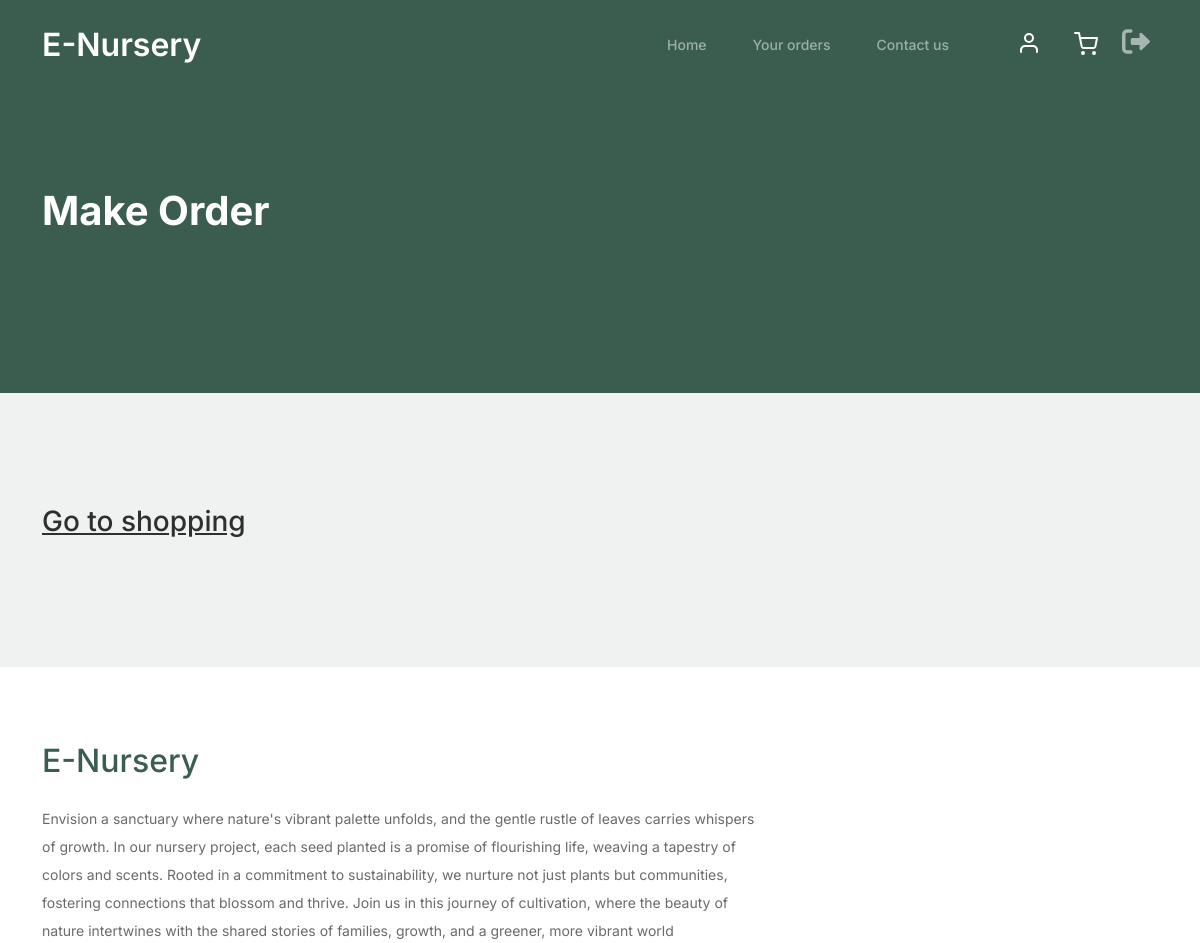
The page /make_purchase (signed in, upper part) on the database as committed earlier.
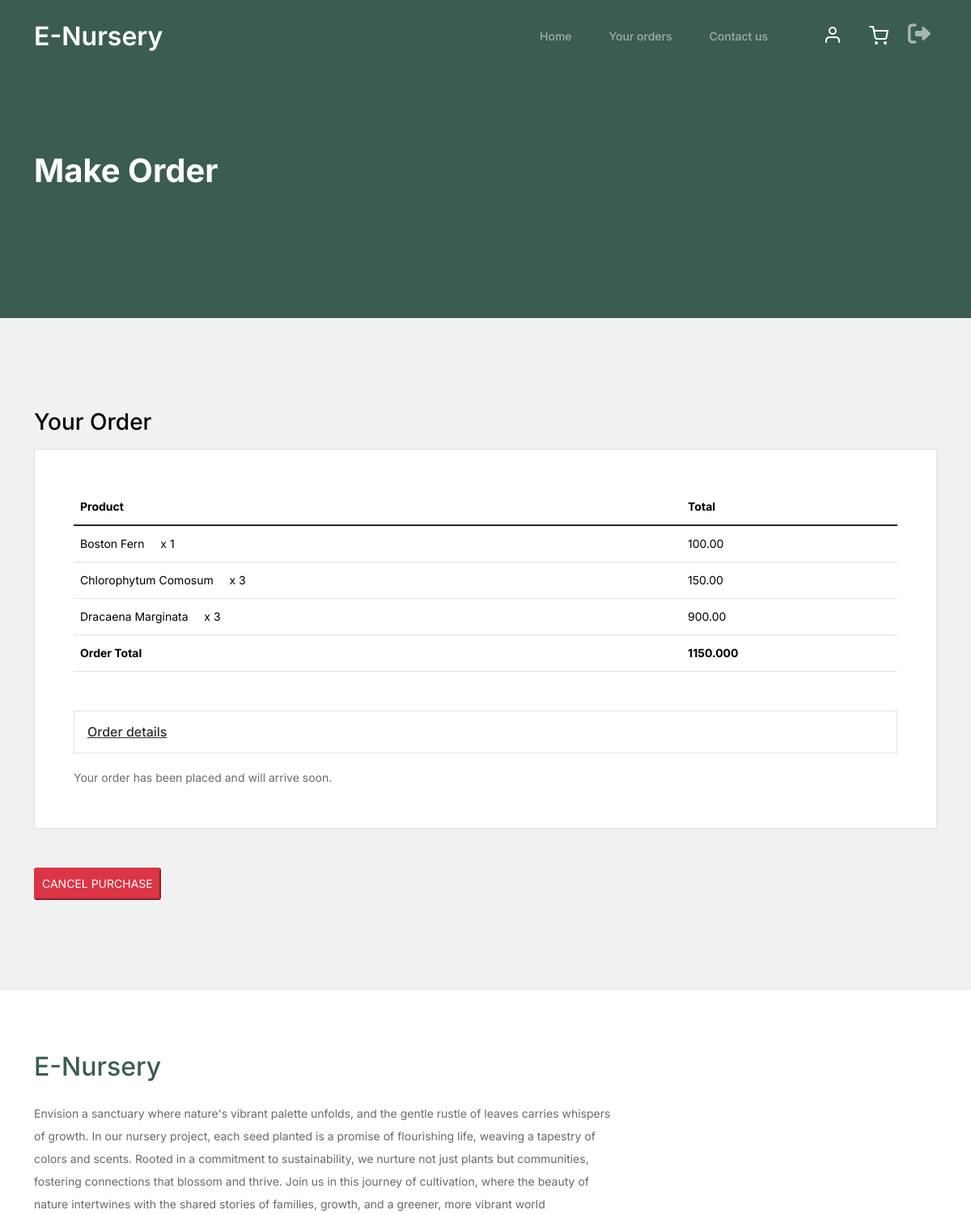
The same page on the database as committed later.
### products/models.py (models this page shows, shortened)
class PurchaseItem(models.Model):
    purchase = models.ForeignKey(Purchase, on_delete=models.CASCADE)
    product = models.ForeignKey(Products, on_delete=models.CASCADE)
    quantity = models.PositiveIntegerField()
    unit_price = models.DecimalField(max_digits= 10, decimal_places=2, validators=[MinValueValidator(0)])

class Products(models.Model):
    product_name = models.CharField(max_length=255)
    product_price = models.DecimalField(max_digits=10, decimal_places=3, validators=[MinValueValidator(0)])
    product_quantity = models.PositiveIntegerField()
    product_image = models.ImageField(upload_to='product_images/')

class Purchase(models.Model):
    customer = models.ForeignKey(Customers, on_delete = models.CASCADE)
    products = models.ManyToManyField(Products, through='PurchaseItem')
    total_amount = models.DecimalField(max_digits = 12, decimal_places = 3, validators = [MinValueValidator(0)])
    purchase_date = models.DateTimeField(auto_now_add = True)
    address = models.TextField(blank=True)

### users/views.py (the view)
# urls.py: path('make_purchase', views.make_purchase, name="make_purchase"),
def make_purchase(request):
    user = request.user
    purchases = Purchase.objects.filter(customer=user)
    if purchases.exists():
        purchase_items_list = []
        for purchase in purchases:
            purchase_items = purchase.purchaseitem_set.all()
            purchase_items_list.append({
                'purchase': purchase,
                'purchase_items': purchase_items,
            })
        context = {
            'purchase_items_list': purchase_items_list,
        }
        return render(request, 'users/make_purchase.html', context)
    else:
        return render(request, 'users/make_purchase.html')

### templates/users/make_purchase.html (shortened to what this page needs)
{% extends 'base.html' %}
{% block content %}
<div class="hero">
  <div class="container">
    <div class="row justify-content-between">
      <div class="col-lg-5">
        <div class="intro-excerpt">
          <h1>Make Order</h1>
        </div>
      </div>
    </div>
  </div>
</div>
<div class="untree_co-section">
  <div class="container">
    {% if purchase_items_list %}
      <div class="row mb-5">
        <div class="col-md-12">
          <h2 class="h3 mb-3 text-black">Your Order</h2>
          <div class="p-3 p-lg-5 border bg-white">
            <table class="table site-block-order-table mb-5">
              <thead>
                <th>Product</th>
                <th>Total</th>
              </thead>
              <tbody>
                {% for purchase_info in purchase_items_list %}
                  {% for purchase_item in purchase_info.purchase_items %}
                    <tr>
                      <td>
                        {{ purchase_item.product.product_name }} &nbsp; &nbsp; x {{ purchase_item.quantity }}
                      </td>
                      <td>{{ purchase_item.unit_price }}</td>
                    </tr>
                  {% endfor %}
                  <tr>
                    <td class="text-black font-weight-bold">
                      <strong>Order Total</strong>
                    </td>
                    <td class="text-black font-weight-bold">
                      <strong>{{ purchase_info.purchase.total_amount }}</strong>
                    </td>
                  </tr>
              </tbody>
            </table>
            <div class="border p-3 mb-3">
              <h3 class="h6 mb-0">
                <a
                  class="d-block"
                  data-bs-toggle="collapse"
                  href="#collapsebank"
                  role="button"
                  aria-expanded="false"
                  aria-controls="collapsebank"
                  >Order details
                </a>
              </h3>
            </div>
            <div class="form-group">
              Your order has been placed and will arrive soon.
            </div>
          </div>
        </div>
      </div>
      <a href="{% url 'cancel_purchase' %}?purchase_id={{ purchase_info.purchase.id }}">
        <button type="button" class="btn-danger btn-sm"> CANCEL PURCHASE </button>
    </a>
    {% endfor %}
    {% else %}
      <div class="col-md-12">
        <div class="row mb-12">
          <div class="col-md-12 h-100">
            <h2 class="h3 mb-3">
              <a href="{% url 'user_home' %}"> Go to shopping </a>
            </h2>
          </div>
        </div>
      </div>
    {% endif %}
  </div>
</div>
{% endblock %}

Rows that differ between the two databases and show on the page:
added Purchase: purchase.total_amount "1150.000"
added PurchaseItem: product.product_name "Boston Fern", quantity "1", unit_price "100.00"
added PurchaseItem: product.product_name "Chlorophytum Comosum", quantity "3", unit_price "150.00"
added PurchaseItem: product.product_name "Dracaena Marginata", quantity "3", unit_price "900.00"
Other text that changed with them:
text no longer shown: "Go to shopping"
text now shown: "Your Order Product Total"
